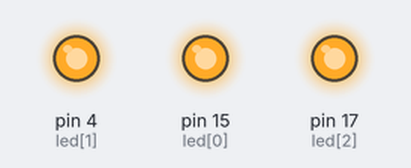
This sketch was run on a simulated Arduino Uno, built with avr-gcc and run on an emulated ATmega328P. Parts: output pins drawn as LEDs (lit = HIGH).

Above: at 0.05 s.
At 0.15 s:
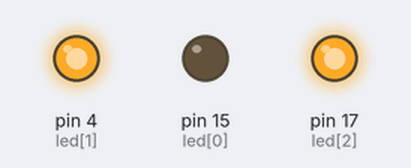
At 0.7 s:
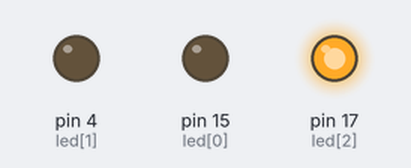
At 2.73 s:
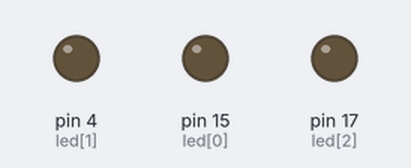
At 3.7 s:
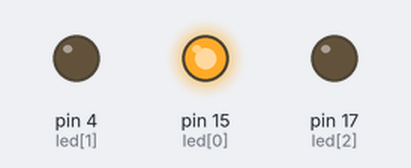
At 7.46 s:
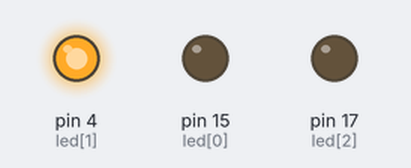
Timing chart, 0 to 8.4 s (numbered marks = the images above):
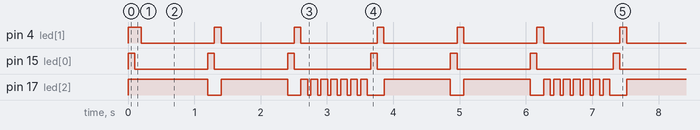

The sketch:

LEDart.ino
```cpp
int led[3] = {15, 4, 17};
int gnd[3] = {2, 16, 5};

void setup() {
  // put your setup code here, to run once:
  for (int i=0; i<3; i++) {
    pinMode(led[i], OUTPUT);
    digitalWrite(led[i], 1);

    pinMode(gnd[i], OUTPUT);
    digitalWrite(gnd[i], 0);
  }
  Serial.begin(115200);
}

void loop() {
	for(int i=0; i<2; i++){
		digitalWrite(led[0],1);
  delay(100);
  digitalWrite(led[0],0);
  delay(1);
  digitalWrite(led[1],1);
  delay(100);
  digitalWrite(led[1],0);
  delay(1);
  digitalWrite(led[2],1);
  delay(1000);
  digitalWrite(led[2],0);
  delay(1);
	}
	digitalWrite(led[0],1);
  delay(100);
  digitalWrite(led[0],0);
  delay(1);
  digitalWrite(led[1],1);
  delay(100);
  digitalWrite(led[1],0);
  delay(1);
  for(int i=0; i<7; i++){
  digitalWrite(led[2],1);
  delay(100);
  digitalWrite(led[2],0);
  delay(50);
	}
}
```

Measured:
- by itself, pin 4 (led[1]), pin 15 (led[0]): alternates HIGH for 0.10 s and LOW for 1.1 s
- by itself, pin 17 (led[2]): repeats every 3.7 s: HIGH 1.0 s, LOW 0.20 s, 6 × (HIGH 0.10 s, LOW 0.05 s), HIGH 0.10 s, LOW 0.25 s, HIGH 1.0 s, LOW 0.20 s
